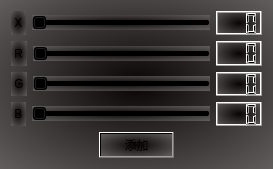
<?xml version="1.0" encoding="UTF-8"?>
<ui version="4.0">
 <class>addColor</class>
 <widget class="QWidget" name="addColor">
  <property name="geometry">
   <rect>
    <x>0</x>
    <y>0</y>
    <width>273</width>
    <height>169</height>
   </rect>
  </property>
  <property name="windowTitle">
   <string>AddColor</string>
  </property>
  <property name="styleSheet">
   <string notr="true">background-color: qradialgradient(spread:pad, cx:0.5, cy:0.5, radius:2, fx:0.5, fy:0.5, stop:0 rgba(10, 5, 5, 255), stop:1 rgba(255, 255, 255, 255));</string>
  </property>
  <layout class="QVBoxLayout" name="verticalLayout_2">
   <item>
    <layout class="QVBoxLayout" name="verticalLayout">
     <item>
      <layout class="QHBoxLayout" name="horizontalLayout_4">
       <item>
        <widget class="QLabel" name="label">
         <property name="text">
          <string> X </string>
         </property>
        </widget>
       </item>
       <item>
        <widget class="QSlider" name="horizontalSlider">
         <property name="maximum">
          <number>255</number>
         </property>
         <property name="orientation">
          <enum>Qt::Horizontal</enum>
         </property>
        </widget>
       </item>
       <item>
        <widget class="QLCDNumber" name="x_LCD">
         <property name="digitCount">
          <number>3</number>
         </property>
        </widget>
       </item>
      </layout>
     </item>
     <item>
      <layout class="QHBoxLayout" name="horizontalLayout_3">
       <item>
        <widget class="QLabel" name="label_2">
         <property name="text">
          <string> R </string>
         </property>
        </widget>
       </item>
       <item>
        <widget class="QSlider" name="horizontalSlider_2">
         <property name="maximum">
          <number>100</number>
         </property>
         <property name="orientation">
          <enum>Qt::Horizontal</enum>
         </property>
        </widget>
       </item>
       <item>
        <widget class="QLCDNumber" name="r_LCD">
         <property name="digitCount">
          <number>3</number>
         </property>
        </widget>
       </item>
      </layout>
     </item>
     <item>
      <layout class="QHBoxLayout" name="horizontalLayout_6">
       <item>
        <widget class="QLabel" name="label_3">
         <property name="text">
          <string> G </string>
         </property>
        </widget>
       </item>
       <item>
        <widget class="QSlider" name="horizontalSlider_3">
         <property name="maximum">
          <number>100</number>
         </property>
         <property name="orientation">
          <enum>Qt::Horizontal</enum>
         </property>
        </widget>
       </item>
       <item>
        <widget class="QLCDNumber" name="g_LCD">
         <property name="digitCount">
          <number>3</number>
         </property>
        </widget>
       </item>
      </layout>
     </item>
     <item>
      <layout class="QHBoxLayout" name="horizontalLayout_7">
       <item>
        <widget class="QLabel" name="label_4">
         <property name="text">
          <string> B </string>
         </property>
        </widget>
       </item>
       <item>
        <widget class="QSlider" name="horizontalSlider_4">
         <property name="maximum">
          <number>100</number>
         </property>
         <property name="orientation">
          <enum>Qt::Horizontal</enum>
         </property>
        </widget>
       </item>
       <item>
        <widget class="QLCDNumber" name="b_LCD">
         <property name="digitCount">
          <number>3</number>
         </property>
        </widget>
       </item>
      </layout>
     </item>
    </layout>
   </item>
   <item>
    <layout class="QHBoxLayout" name="horizontalLayout_5">
     <item>
      <spacer name="horizontalSpacer">
       <property name="orientation">
        <enum>Qt::Horizontal</enum>
       </property>
       <property name="sizeHint" stdset="0">
        <size>
         <width>40</width>
         <height>20</height>
        </size>
       </property>
      </spacer>
     </item>
     <item>
      <widget class="QPushButton" name="addColor_BT">
       <property name="text">
        <string>添加</string>
       </property>
      </widget>
     </item>
     <item>
      <spacer name="horizontalSpacer_2">
       <property name="orientation">
        <enum>Qt::Horizontal</enum>
       </property>
       <property name="sizeHint" stdset="0">
        <size>
         <width>40</width>
         <height>20</height>
        </size>
       </property>
      </spacer>
     </item>
    </layout>
   </item>
  </layout>
 </widget>
 <resources/>
 <connections>
  <connection>
   <sender>horizontalSlider</sender>
   <signal>sliderMoved(int)</signal>
   <receiver>x_LCD</receiver>
   <slot>display(int)</slot>
   <hints>
    <hint type="sourcelabel">
     <x>114</x>
     <y>24</y>
    </hint>
    <hint type="destinationlabel">
     <x>261</x>
     <y>33</y>
    </hint>
   </hints>
  </connection>
  <connection>
   <sender>horizontalSlider_2</sender>
   <signal>sliderMoved(int)</signal>
   <receiver>r_LCD</receiver>
   <slot>display(int)</slot>
   <hints>
    <hint type="sourcelabel">
     <x>77</x>
     <y>51</y>
    </hint>
    <hint type="destinationlabel">
     <x>261</x>
     <y>64</y>
    </hint>
   </hints>
  </connection>
  <connection>
   <sender>horizontalSlider_3</sender>
   <signal>sliderMoved(int)</signal>
   <receiver>g_LCD</receiver>
   <slot>display(int)</slot>
   <hints>
    <hint type="sourcelabel">
     <x>129</x>
     <y>83</y>
    </hint>
    <hint type="destinationlabel">
     <x>233</x>
     <y>83</y>
    </hint>
   </hints>
  </connection>
  <connection>
   <sender>horizontalSlider_4</sender>
   <signal>sliderMoved(int)</signal>
   <receiver>b_LCD</receiver>
   <slot>display(int)</slot>
   <hints>
    <hint type="sourcelabel">
     <x>134</x>
     <y>112</y>
    </hint>
    <hint type="destinationlabel">
     <x>233</x>
     <y>118</y>
    </hint>
   </hints>
  </connection>
 </connections>
</ui>
